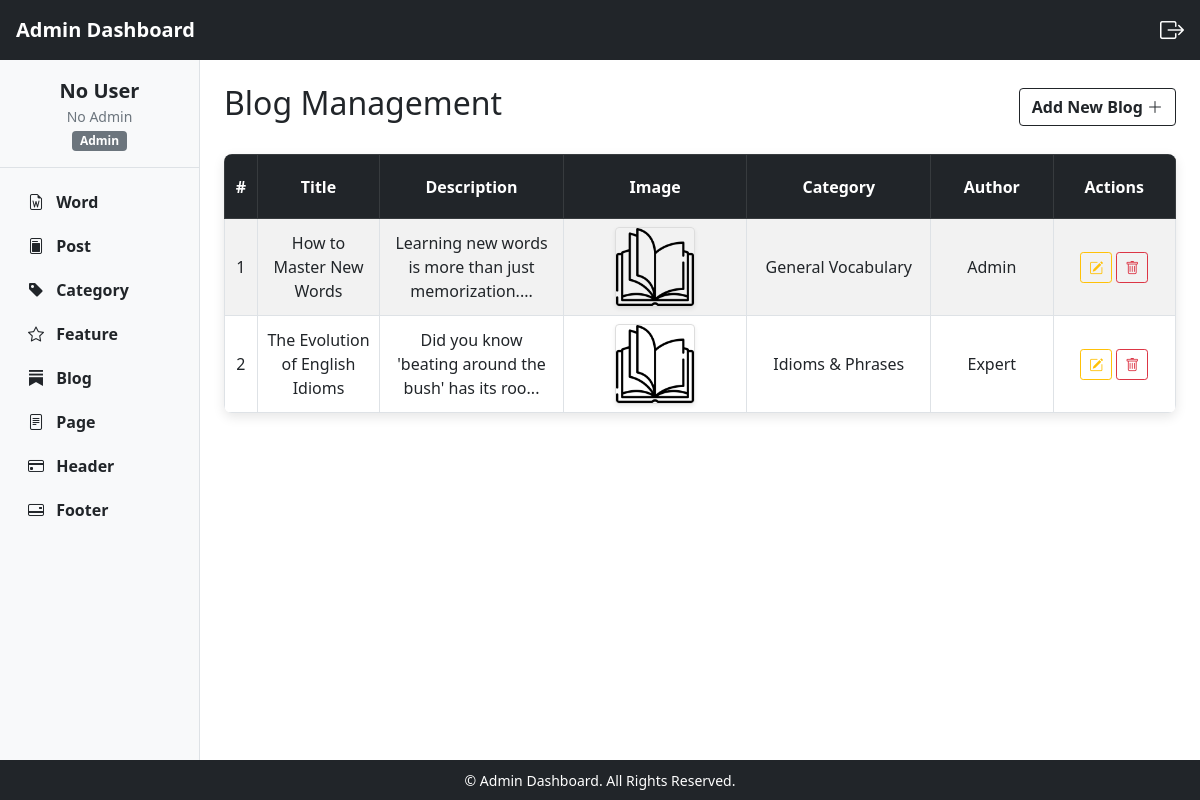
Screenshot of /blog/ with the database file from the repository.
### api/models.py (models this page shows, shortened)
class BlogModel(models.Model):
    blog_title = models.CharField(max_length=100, unique=True, default="")
    blog_description = HTMLField()
    blog_image = models.ImageField(upload_to="images/")
    blog_author = models.CharField(max_length=100, default="")
    post_Cat = models.ForeignKey(PostCategoryModel, related_name='blogs', on_delete=models.CASCADE, null=True, blank=True)
    created_at = models.DateTimeField(default=models.functions.Now, editable=False)

class PostCategoryModel(models.Model):
    cat_order = models.IntegerField(default=0, unique=True)
    cat_title = models.CharField(max_length=100, unique=True, default="")
    def __str__(self):
        return self.cat_title

### api/views.py (the view)
# urls.py: path("blog/", adminBlogListApi, name="apiblog"),
def adminBlogListApi(request):
    ApiBlogList = BlogSerializer(BlogModel.objects.all(), many=True).data
    ApiPostCatList = PostCategorySerializer(PostCategoryModel.objects.all(), many=True).data
    blogform = BlogForm(request.POST, request.FILES or None)
    if (
        request.method == "POST"
        and "blog_submit" in request.POST
        and blogform.is_valid()
    ):
        blogform.save()
        messages.success(request, "Blog added Successfully!")
        return redirect("apiblog")
    context = {"ApiBlogList": ApiBlogList, "ApiPostCatList": ApiPostCatList, "blogform": blogform}
    return render(request, "admin/blog.html", context)

### api/Templates/admin/blog.html (shortened to what this page needs)
{% extends "admin/supermain.html" %}
{% load static %}
{% block admin %}
<div class="d-flex justify-content-between align-items-center flex-wrap">
  <h1 class="text-dark" style="font-size: 4vh;">Blog Management</h1>
  <button class="btn btn-outline-dark fw-bolder" data-bs-toggle="modal" data-bs-target="#blogFormModal" style="font-size: 2vh;">
    Add New Blog <i class="bi bi-plus-lg fw-bolder"></i>
  </button>
</div>
<div class="table-responsive mt-4" style="box-shadow: 0 4px 12px rgba(0, 0, 0, 0.1); border-radius: 8px; overflow: hidden;">
  <table class="table table-bordered table-striped m-0">
    <thead class="table-dark" style="height: 4rem;">
      <tr>
        <th class="text-center align-middle" style="width: 2%;">#</th>
        <th class="text-center align-middle" style="width: 10%;">Title</th>
        <th class="text-center align-middle" style="width: 15%;">Description</th>
        <th class="text-center align-middle" style="width: 15%;">Image</th>
        <th class="text-center align-middle" style="width: 15%;">Category</th>
        <th class="text-center align-middle" style="width: 10%;">Author</th>
        <th class="text-center align-middle" style="width: 10%;">Actions</th>
      </tr>
    </thead>
    <tbody>
      {% if ApiBlogList %}
      {% for blog in ApiBlogList %}
      <tr>
        <td class="text-center align-middle">{{ forloop.counter }}</td>
        <td class="text-center align-middle">{{ blog.blog_title }}</td>
        <td class="text-center align-middle descp">{{ blog.blog_description|safe|slice:50 }}...</td>
        <td class="text-center align-middle">
          {% if blog.blog_image %}
          <img src="{{ blog.blog_image }}" alt="Blog Image" style="width: 50px; height: auto;" />
          {% else %}
          <img src="{% static 'default.png' %}" alt="No Image" class="rounded shadow-sm" style="max-width: 80px; height: 80px; object-fit: contain; border: 1px solid #ddd;" />
          {% endif %}
        </td>
        <td class="text-center align-middle">{{ blog.blog_Cat.cat_title }}</td>
        <td class="text-center align-middle">{{ blog.blog_author }}</td>
        <td class="text-center align-middle">
          <button class="btn btn-sm btn-outline-warning" data-bs-toggle="modal" data-bs-target="#blogFormModal{{ blog.id }}" title="Edit Blog">
            <i class="bi bi-pencil-square"></i>
          </button>
          <a href="{% url 'deleteblog' blog.id %}" class="btn btn-sm btn-outline-danger" onclick="return confirm('Are you sure you want to delete this blog?');" title="Delete Blog">
            <i class="bi bi-trash"></i>
          </a>
        </td>
      </tr>
      {% endfor %}
      {% else %}
      <tr>
        <td colspan="6" class="text-center py-3">
          <p class="m-0 fw-bold text-muted">No Blogs Available</p>
        </td>
      </tr>
      {% endif %}
    </tbody>
  </table>
</div>
{% endblock %}

### rows the page displays
BlogModel: blog_title "How to Master New Words", blog_description "Learning new words is more than just memorization.", blog_author "Admin"
PostCategoryModel: blog_Cat.cat_title "General Vocabulary"
BlogModel: blog_title "The Evolution of English Idioms", blog_description "Did you know 'beating around the bush' has its roo", blog_author "Expert"
PostCategoryModel: blog_Cat.cat_title "Idioms & Phrases"
